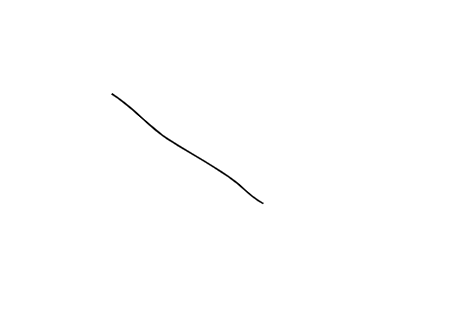
#> input picture sem5/BM3000/assignment1/image1.png, 458 x 315 px; the run also reads 1 picture not shown here
$ jupyter execute BM20BTECH11015_BM3000_Assignment1.ipynb
#> lines starting #> are read from the running program, lines starting #| are printed output that depends on the picture; after the words box and inside, x2 and y2 are one past the last pixel; in counts of white or black regions, pixels touching at a corner belong together
# Gestalt Engine

Program to detect dots/lines

[cell 1]
import cv2

[cell 2]
image1=cv2.imread('image1.png',0)
#> image1 is the input picture: shape (315, 458); min 0, max 255, mean 254.4

[cell 3]
image2=cv2.imread('image2.png',0)
#> image2: shape (307, 525); every value is 255

[cell 4]
image3=cv2.imread('image3.png',0)
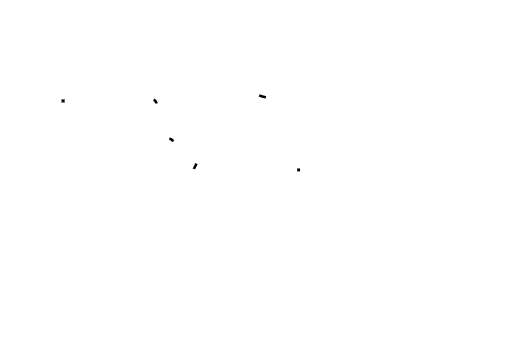
#> input picture sem5/BM3000/assignment1/image3.png, 507 x 348 px
#> image3 is the input picture: shape (348, 507); min 0, max 255, mean 254.9

[cell 5]
th,threshed = cv2.threshold(image1, 100, 225,cv2.THRESH_BINARY_INV|cv2.THRESH_OTSU)
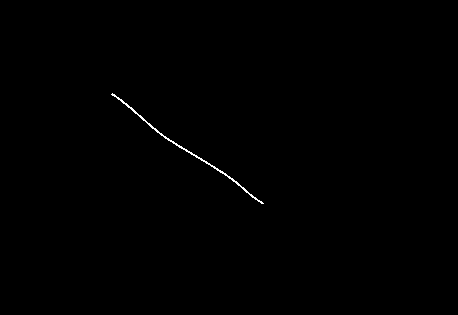
#> threshed: shape (315, 458); values 0 (black) and 225 (white), 0.25% white in thin lines or dots, all inside (x1, y1, x2, y2) = (111, 93, 264, 204)
#> th = 153

[cell 6]
cnts = cv2.findContours(threshed, cv2.RETR_LIST,cv2.CHAIN_APPROX_SIMPLE)[-2]
#> cnts = 1 contour; box (x1, y1, x2, y2) and area: (111, 93, 264, 204) 207

[cell 7]
s1 = 3
s2 = 50000000000000000
xcnts = []
for cnt in cnts:
    if s1<cv2.contourArea(cnt) <s2:
        xcnts.append(cnt)
#> this loop made 1 pass
#> after the loop, xcnts has the same summary as cnts

[cell 8]
if (len(xcnts)>0):
    print("Dot/line detected")

else:
    print("No dot/line detected")

[cell 9]
th,threshed = cv2.threshold(image2, 100, 255,cv2.THRESH_BINARY_INV|cv2.THRESH_OTSU)
#> threshed: shape (307, 525); every value is 0
#> th = 0

[cell 10]
cnts = cv2.findContours(threshed, cv2.RETR_LIST,cv2.CHAIN_APPROX_SIMPLE)[-2]
#> cnts = []

[cell 11]
s1 = 3
s2 = 50000000000000000
xcnts = []
for cnt in cnts:
    if s1<cv2.contourArea(cnt) <s2:
        xcnts.append(cnt)
#> this loop made 0 passes
#> after the loop, xcnts = []

[cell 12]
if (len(xcnts)>0):
    print("Dot/line detected")

else:
    print("No dot/line detected")

[cell 13]
th,threshed = cv2.threshold(image3, 100, 255,cv2.THRESH_BINARY_INV|cv2.THRESH_OTSU)
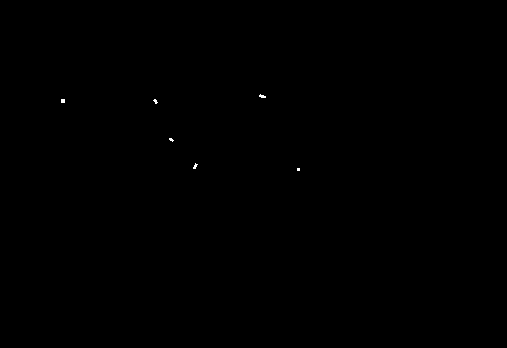
#> threshed: shape (348, 507); 0.05% white in thin lines or dots, all inside (x1, y1, x2, y2) = (61, 94, 300, 171)
#> th = 148


cnts = cv2.findContours(threshed, cv2.RETR_LIST,cv2.CHAIN_APPROX_SIMPLE)[-2]
#> cnts = 6 contours, all with area under 20


s1 = 3
s2 = 50000000000000000
xcnts = []
for cnt in cnts:
    if s1<cv2.contourArea(cnt) <s2:
        xcnts.append(cnt)
#> this loop made 6 passes
#> cnt on passes 1, 5: [[297, 168], [297, 170], [299, 170], [299, 168]], [[61, 99], [61, 102], [64, 102], [64, 99]]
#> after the loop, xcnts = 6 contours, all with area under 20


if (len(xcnts)>0):
    print("Dot/line detected")

else:
    print("No dot/line detected")
